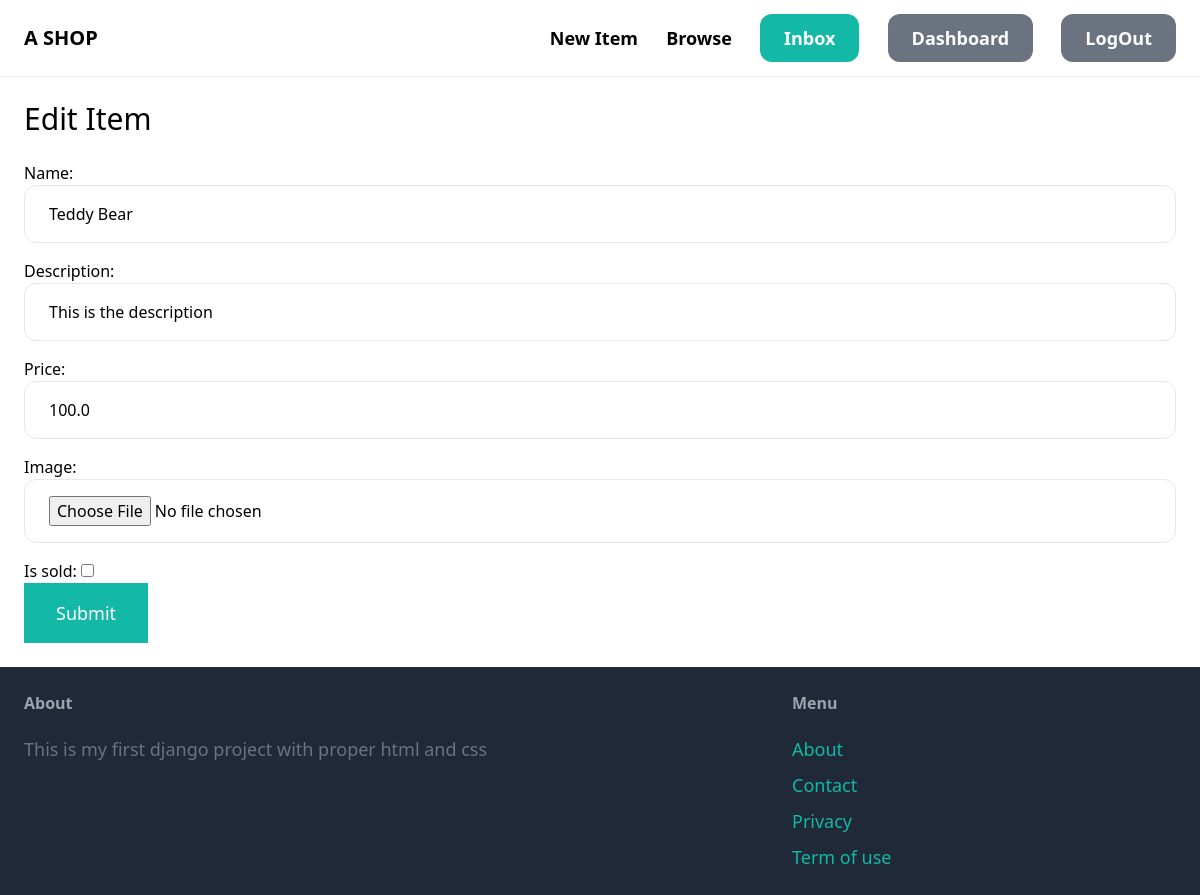
/1/edit/ (signed in), run on the app's committed database.
### item/models.py (models this page shows, shortened)
class Item(models.Model):
    category=models.ForeignKey(Category,related_name='items',on_delete=models.CASCADE)
    name= models.CharField(max_length=255)
    description = models.TextField(blank=True,null=True)
    price= models.FloatField()
    image= models.ImageField(upload_to='item_images', blank=True,null=True)
    is_sold = models.BooleanField(default=False)
    created_by= models.ForeignKey(User, related_name='items',on_delete=models.CASCADE)
    created_at = models.DateTimeField(auto_now_add=True)

### item/views.py (the view)
# urls.py: path('<int:id>/edit/',views.edit,name='edit'),
@login_required
def edit(request, id):
    item = get_object_or_404(Item, id=id, created_by=request.user)
    if request.method == "POST":
        form = EditItemForm(request.POST, request.FILES, instance=item)
        if form.is_valid():
            form.save()
            return redirect('item:detail', id=item.id)
    else:
        form = EditItemForm(instance=item)
    context = {
        'form' : form,
        'title': 'Edit Item'
    }
    return render(request, 'item/form.html',context)

### item/forms.py
class EditItemForm(forms.ModelForm):
    class Meta:
        model= Item
        fields =('name', 'description', 'price','image','is_sold',)
        widgets ={
            'name': forms.TextInput(attrs={
                'class': 'w-full py-4 px-6 rounded-xl border'
            }),
            'description': forms.TextInput(attrs={
                'class': 'w-full py-4 px-6 rounded-xl border'
            }),
            'price': forms.TextInput(attrs={
                'class': 'w-full py-4 px-6 rounded-xl border'
            }),
            'image': forms.FileInput(attrs={
                'class': 'w-full py-4 px-6 rounded-xl border'
            }),
        }

### item/templates/item/form.html (shortened to what this page needs)
{% extends 'core/base.html' %}
{% block content%}
<h1 class="mb-6 text-3xl">{{title}}<h1>
    <form method='post' action="." enctype="multipart/form-data">
        <div class="space-y-4">
            {{form.as_p}}
        </div>
            <button class="py-4 px-8 text-lg bg-teal-500 hover:bg-teal-700 text-white">Submit</button>
        </form>
{% endblock%}

### data on the page
Item: name "Teddy Bear", description "This is the description", price "100.0"

### other printed values
{{ title }} "Edit Item"
